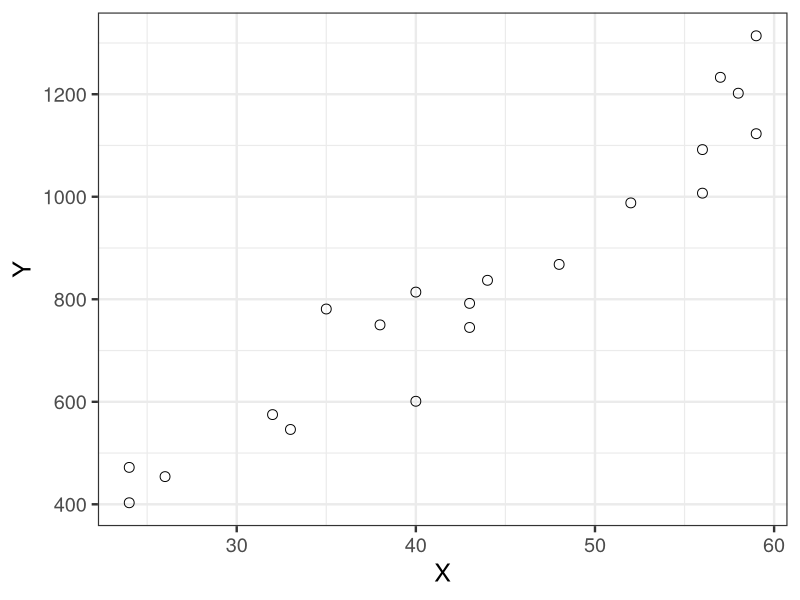

Write the R code that produced this figure.
library(ggplot2)

d <- read.csv(file='input/data-salary.txt')
p <- ggplot(data=d, aes(x=X, y=Y)) +
  theme_bw(base_size=18) +
  geom_point(shape=1, size=3)
ggsave(file='output/fig4-2.png', plot=p, dpi=300, w=4, h=3)
